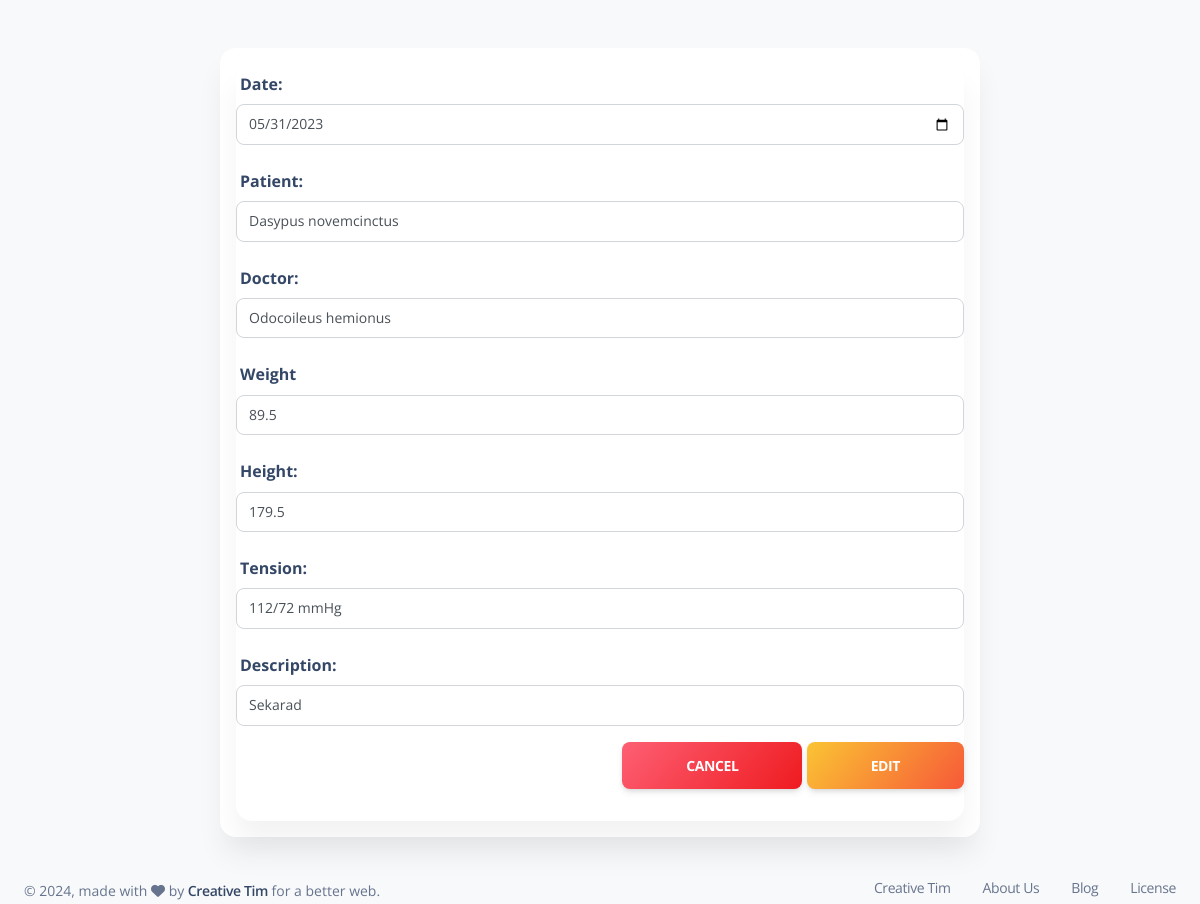
The app's page /edit-checking.php?id=1 with its own data.
### tables this page shows
CREATE TABLE periksa (
	id INT auto_increment NOT NULL,
	tanggal DATE NOT NULL,
	berat DOUBLE NOT NULL,
	tinggi DOUBLE NOT NULL,
	tensi varchar(20) NOT NULL,
	keterangan varchar(100) NOT NULL,
	pasien_id INT NULL,
	dokter_id INT NULL,
	CONSTRAINT periksa_pk PRIMARY KEY (id)
);

### edit-checking.php (the view, shortened to what this page needs)
<?php
  require_once('database/dbkoneksi.php');
  $sql = "SELECT periksa.id AS id, tanggal, berat, tinggi, tensi, keterangan, pasien.id AS pasien_id, pasien.nama AS pasien, paramedik.id AS paramedik_id, paramedik.nama AS dokter FROM periksa JOIN pasien ON pasien.id = periksa.pasien_id JOIN paramedik ON paramedik.id = periksa.dokter_id WHERE periksa.id =" . $_GET['id'];
  $stmt = $dbh->query($sql);
  $checking = $stmt->fetch();
  $sql2 = "SELECT * FROM pasien";
  $patients = $dbh->query($sql2);
  $sql3 = "SELECT * FROM paramedik";
  $doctors = $dbh->query($sql3);
?>
<!DOCTYPE html>
<html lang="en">
<head>
  <link href="src/assets/css/nucleo-icons.css" rel="stylesheet" />
  <link href="src/assets/css/nucleo-svg.css" rel="stylesheet" />
  <link href="src/assets/css/nucleo-svg.css" rel="stylesheet" />
  <link id="pagestyle" href="src/assets/css/soft-ui-dashboard.css?v=1.0.7" rel="stylesheet" />
</head>
<body class="g-sidenav-show  bg-gray-100">
  <main class="main-content position-relative max-height-vh-100 h-100 border-radius-lg ">
    <div class="container-fluid py-4">
      <div class="row mt-4">
        <div class="col-lg-8 mx-auto mb-lg-0 mb-4">
          <div class="card z-index-2">
            <div class="card-body p-3">
              <div class="card">
              <form id="form" action="database/proses_periksa.php?proses=edit&id=<?= $checking['id'] ?>" method="post">
              <div class="form-group">
                <label for="tanggal" class="col-form-label">Date:</label>
                <input type="date" class="form-control" value="<?= $checking['tanggal'] ?>" name="tanggal" id="tanggal">
              </div>
              <div class="form-group">
                <label for="pasien" class="col-form-label">Patient:</label>
                <select class="form-control" name="pasien" id="pasien">
                  <?php while($row = $patients->fetch()): ?>
                  <option value="<?= $row['id'] ?>" <?= $row['id'] == $checking['pasien_id'] ? 'selected' : '' ?>><?= $row['nama'] ?></option>
                  <?php endwhile; ?>
                </select>
              </div>
              <div class="form-group">
                <label for="dokter" class="col-form-label">Doctor:</label>
                <select class="form-control" name="paramedik" id="dokter">
                  <?php while($row2 = $doctors->fetch()): ?>
                  <option value="<?= $row2['id'] ?>" <?= $row2['id'] == $checking['paramedik_id'] ? 'selected' : '' ?>><?= $row2['nama'] ?></option>
                  <?php endwhile; ?>
                </select>
              </div>
              <div class="form-group">
                <label for="tgl_lahir" class="col-form-label">Weight</label>
                <input class="form-control" type="text" value="<?= $checking['berat'] ?>" name="berat" id="berat">
              </div>
              <div class="form-group">
                <label for="tmp_lahir" class="col-form-label">Height:</label>
                <input type="text" class="form-control" value="<?= $checking['tinggi'] ?>" name="tinggi" id="tinggi">
              </div>
              <div class="form-group">
                <label for="tmp_lahir" class="col-form-label">Tension:</label>
                <input type="text" class="form-control" value="<?= $checking['tensi'] ?>" name="tensi" id="tensi">
              </div>
              <div class="form-group">
                <label for="tmp_lahir" class="col-form-label">Description:</label>
                <input type="text" class="form-control" value="<?= $checking['keterangan'] ?>" name="keterangan" id="keterangan">
              </div>
                <div class="form-group" style="text-align: right;">
                    <a href="dashboard.php" class="btn bg-gradient-danger btn-lg active ms-auto" role="button" aria-pressed="true">Cancel</a>
                    <button class="btn bg-gradient-warning btn-lg active" role="button" aria-pressed="true">Edit</button>
                </div>
            </form>
            </div>
              </div>
            </div>
          </div>
        </div>
      </div>
      <footer class="footer pt-3  ">
        <div class="container-fluid">
          <div class="row align-items-center justify-content-lg-between">
            <div class="col-lg-6 mb-lg-0 mb-4">
              <div class="copyright text-center text-sm text-muted text-lg-start">
                © ,
                made with <i class="fa fa-heart"></i> by
                <a href="https://www.creative-tim.com" class="font-weight-bold" target="_blank">Creative Tim</a>
                for a better web.
              </div>
            </div>
            <div class="col-lg-6">
              <ul class="nav nav-footer justify-content-center justify-content-lg-end">
                <li class="nav-item">
                  <a href="https://www.creative-tim.com" class="nav-link text-muted" target="_blank">Creative Tim</a>
                </li>
                <li class="nav-item">
                  <a href="https://www.creative-tim.com/presentation" class="nav-link text-muted" target="_blank">About Us</a>
                </li>
                <li class="nav-item">
                  <a href="https://www.creative-tim.com/blog" class="nav-link text-muted" target="_blank">Blog</a>
                </li>
                <li class="nav-item">
                  <a href="https://www.creative-tim.com/license" class="nav-link pe-0 text-muted" target="_blank">License</a>
                </li>
              </ul>
            </div>
          </div>
        </div>
      </footer>
  </main>
</body>
</html>

### records on screen
periksa: tanggal "05/31/2023", berat "89.5", tinggi "179.5", tensi "112/72 mmHg", keterangan "Sekarad"

### other values on screen
form field pasien "Dasypus novemcinctus"
form field paramedik "Odocoileus hemionus"
